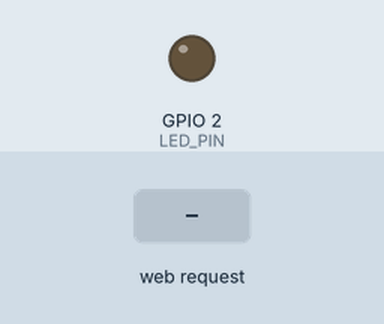
This program was run on a simulated Seeed XIAO ESP32-C3. Shown: output pins drawn as LEDs (lit = HIGH). The inputs (shaded band) are chosen by the test bench. WiFi joins after 1.5 s; servers stay silent unless stated; storage starts empty; what the program prints to the serial monitor is not drawn.

Above: at 3.2 s.
3.3 s: HTTP request GET /led/on received
At 4.5 s:
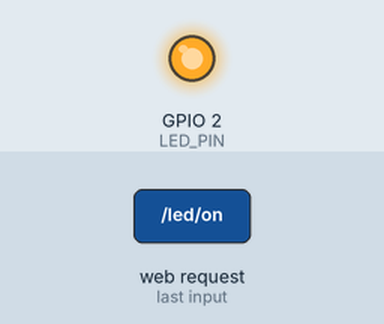
4.8 s: HTTP request GET /led/off received
At 5.8 s:
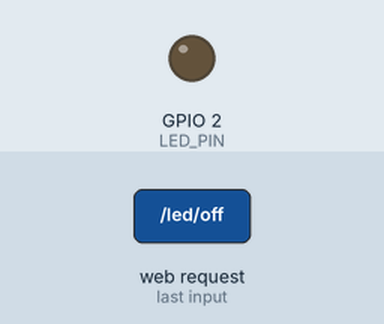
Timing chart, 0 to 7.8 s (numbered marks = the images above; inputs shaded):
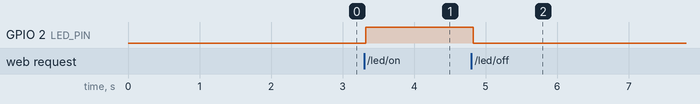

Measured:
- after the input at 3.3 s, GPIO 2 (LED_PIN): LOW → HIGH at once
- after the input at 4.8 s, GPIO 2 (LED_PIN): HIGH → LOW at once

The program:

main.cpp
```cpp
/*********************************************************************************************************
 * ===================================================================================================== *
 *                                                                  |  |                                 *
 *                           ██████╗  ██████╗  ██╗   ██╗ ██████╗  █████╗   ██████╗                       *
 *                          ██╔════╝  ██╔══██╗ ██║   ██║ ██╔══██╗ ██╔══██╗ ██╔══██╗                      *
 *                          ██║  ███╗ ██████╔╝ ██║   ██║ ██████╔╝ ███████║ ██████╔╝                      *
 *                          ██║   ██║ ██╔══██╗ ██║   ██║ ██╔══██╗ ██╔══██║ ██╔══██╗                      *
 *                          ╚██████╔╝ ██║  ██║ ╚██████╔╝ ███████║ ██║  ██║ ██║  ██║                      *
 *                           ╚═════╝  ╚═╝  ╚═╝  ╚═════╝  ╚═╝  ╚═╝ ╚═╝  ╚═╝ ╚═╝  ╚═╝                      *
 * ===================================================================================================== *
 *                                             G R U B Ä R                                               *
 * ===================================================================================================== *
 *                                      Version: 1.0.0                                                   *
 *                                      Autor: Thomas Gruber                                             *
 *                                      Beschreibung: Webserver controlled LED using littleFS            *
 *                                      Erstellt am: 22.3.2025                                           *
 * ===================================================================================================== *
 *                                    Willkommen bei Grubär!                                             *
 *                                    Diese Programm hostet einen Webserver auf dem ESP32,               *
 *                                    Auf der webseite kann mam eine LED ein- und ausschalten.           *
 *                                    Dafür wird die LittleFS verwendet, die Dateien zu managen          *
 * ===================================================================================================== *
 *********************************************************************************************************/


#include <WiFi.h>
#include <WebServer.h>
#include <LittleFS.h>
#include <ESPAsyncWebServer.h>
#include <esp_bt.h>

//#include "credentials.h"

const char* ssid = "HTL-WLAN-IoT";
const char* password = "HTL2IoT!";

#define LED_PIN 2

AsyncWebServer server(80);


void setup() {
    Serial.begin(115200);
    Serial.println("Setup started");
    pinMode(LED_PIN, OUTPUT);
    digitalWrite(LED_PIN, LOW);

    if (!LittleFS.begin()) {
        Serial.println("An error has occurred while mounting LittleFS");
        return;
    }
    Serial.println("LittleFS mounted successfully");

    WiFi.begin(ssid, password);
    Serial.print("Connecting to WiFi");
    while (WiFi.status() != WL_CONNECTED) {
        delay(1000);
        Serial.print(".");
    }
    Serial.println("\nConnected to WiFi");
    Serial.println("\nIP address: ");
    Serial.println(WiFi.localIP());

    server.on("/", HTTP_GET, [](AsyncWebServerRequest *request) {
        request->send(LittleFS, "/index.html", "text/html");
    });
    server.on("/led/on", HTTP_GET, [](AsyncWebServerRequest *request) {
        digitalWrite(LED_PIN, HIGH);
        request->send(LittleFS, "/index.html", "text/html");
    });
    server.on("/led/off", HTTP_GET, [](AsyncWebServerRequest *request) {
        digitalWrite(LED_PIN, LOW);
        request->send(LittleFS, "/index.html", "text/html");
    });

    server.on("/logo", HTTP_GET, [](AsyncWebServerRequest *request) {
        request->send(LittleFS, "/grubar_trans.webp", "image/webp");
    });

    server.begin();
    Serial.println("HTTP server started");
}
void loop() {
}
```
